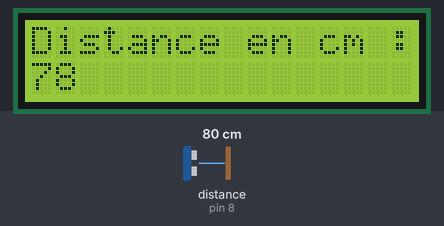
A sketch run on a simulated Arduino Uno, built with avr-gcc and run on an emulated ATmega328P. On the bench: 16×2 character LCD. Wiring (inferred from the names in the program): ultrasonic range finder: trigger pin 9; echo pin 8. The test bench sets the inputs (shaded band); at power-on: distance to the obstacle (sensor on pin 8) 80 cm. The echo pulse lasts 58.3 µs per cm.

Above: at 1.2 s.
1.3 s: distance to the obstacle (sensor on pin 8) set to 2 cm
At 1.9 s:
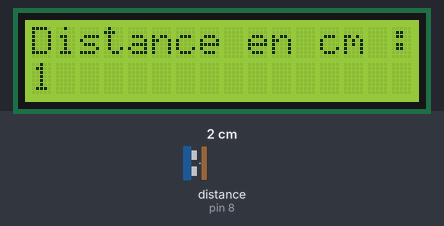
4.3 s: distance to the obstacle (sensor on pin 8) set to 4 cm
At 5.0 s:
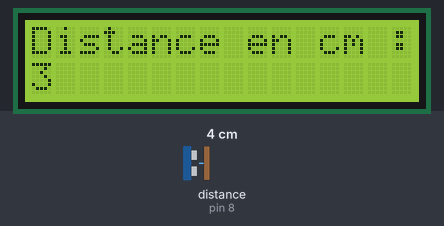
6.1 s: distance to the obstacle (sensor on pin 8) set to 9 cm
At 6.5 s:
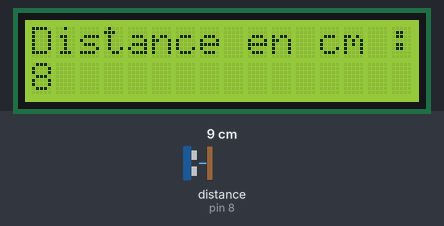
Timing chart, 0 to 9.1 s (numbered marks = the images above; inputs shaded):
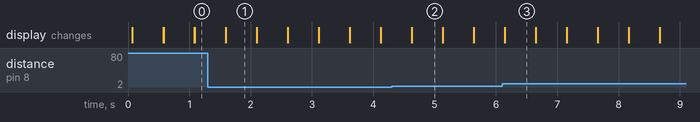

The sketch:

job10.ino
```cpp
#include <LiquidCrystal.h>

LiquidCrystal lcd(2, 3, 4, 5, 6, 7); // Initialisation de l'afficheur LCD


const int trigPin =9;
const int echoPin =8;

// Variables utiles
long duree; // Durée de l'echo
int distance;

void setup() {
    lcd.begin(16, 2);
    pinMode(trigPin, OUTPUT); // Configuration du port du Trigger comme une SORTIE
    pinMode(echoPin, INPUT); // Configuration du port de l'Echo comme une ENTREE
}
void loop() {
    // Émission d'un signal de durée 10 microsecondes
    digitalWrite(trigPin, LOW);
    delayMicroseconds(5);
    digitalWrite(trigPin, HIGH);
    delayMicroseconds(10);
    digitalWrite(trigPin, LOW);
    // Écoute de l'écho
    duree = pulseIn(echoPin, HIGH);
    // Calcul de la distance
    distance = duree*0.034/2;
    // Affichage de la distance dans le Moniteur Série
    lcd.print("Distance en cm :") ;
    lcd.setCursor(0,1);
    lcd.print(distance) ;
    delay(500); // Délai d'attente pour éviter d'afficher trop de résultats à la seconde
    lcd.clear();
}
```

Measured:
- after the input at 1.3 s, the display: first differs from a run without the input after 0.30 s (image 1)
- after the input at 4.3 s, the display: first differs from a run without the input after 0.33 s (image 2)
- after the input at 6.1 s, the display: first differs from a run without the input at once (image 3)
- what the display in image 1 shows lasts 0.5 s, from 1.6 s to 2.1 s
